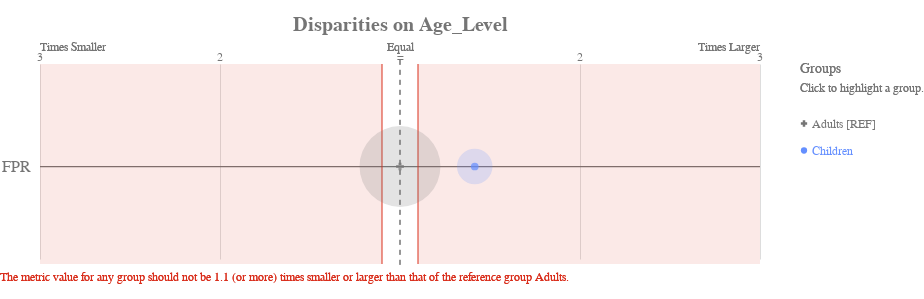

Notebook source saved alongside this figure:
### Code cell
df_fair['score'] = kn.predict(X_test)

# get_crosstabs returns a dataframe of the group counts and group value bias metrics.
xtab, _ = g.get_crosstabs(df_fair, attr_cols=attributes_to_audit)
bdf = b.get_disparity_predefined_groups(xtab, original_df=df_fair, ref_groups_dict=attributes_and_reference_groups)

ap.disparity(bdf, metrics, 'Age_Level', fairness_threshold = disparity_tolerance)

### Figure 1 — Vega-Lite specification as saved in the notebook (floating-point values rounded to 4 significant figures)
{"config": {"view": {"continuousWidth": 400, "continuousHeight": 300, "strokeWidth": 0}, "axisLeft": {"labelColor": "rgb(117,117,117)", "labelFont": "Arial", "labelFontSize": 16}, "title": {"align": "center", "baseline": "middle", "color": "rgb(117,117,117)", "font": "Arial", "fontSize": 20, "fontWeight": "bold"}}, "layer": [{"data": {"name": "data-38121450c6697f570e9bf3f18efe866c"}, "mark": {"type": "rule", "stroke": "rgb(117,117,117)", "strokeWidth": 1.25, "tooltip": ""}, "encoding": {"x": {"type": "quantitative", "field": "x", "scale": {"domain": [-2, 2], "range": [40.0, 760.0]}}, "x2": {"field": "x2"}, "y": {"type": "nominal", "axis": {"domain": false, "labelAngle": 0, "labelPadding": -30, "orient": "left", "ticks": false, "title": ""}, "field": "metric", "scale": {"domain": ["FPR"], "range": [30, 225.0]}}}}, {"data": {"name": "data-79dd248bdaa0ea02c535240e8ad022c8"}, "mark": {"type": "rule", "stroke": "rgb(117,117,117)", "strokeDash": [5, 5], "strokeWidth": 1}, "encoding": {"tooltip": {"value": "Adults [REF]"}, "x": {"value": 400.0}, "y": {"value": 20.83}, "y2": {"value": 229.2}}}, {"data": {"name": "data-c233327f4cd9b4c2df31bf8015c83e4a"}, "mark": {"type": "text", "align": "center", "color": "rgb(117,117,117)", "font": "Arial", "fontSize": 12, "fontWeight": "normal", "tooltip": ""}, "encoding": {"text": {"type": "nominal", "field": "label"}, "x": {"type": "quantitative", "field": "value", "scale": {"domain": [-2, 2], "range": [40.0, 760.0]}}, "y": {"value": 17.5}}}, {"layer": [{"mark": {"type": "text", "align": "left", "fill": "rgb(117,117,117)", "font": "Arial", "fontSize": 12, "fontWeight": "normal", "tooltip": ""}, "encoding": {"text": {"value": "Times Smaller"}, "x": {"value": 40.0}, "y": {"value": 7.5}}}, {"mark": {"type": "text", "align": "right", "fill": "rgb(117,117,117)", "font": "Arial", "fontSize": 12, "fontWeight": "normal", "tooltip": ""}, "encoding": {"text": {"value": "Times Larger"}, "x": {"value": 760.0}, "y": {"value": 7.5}}}, {"mark": {"type": "text", "align": "center", "fill": "rgb(117,117,117)", "font": "Arial", "fontSize": 12, "fontWeight": "normal", "tooltip": ""}, "encoding": {"text": {"value": "Equal"}, "x": {"value": 400.0}, "y": {"value": 7.5}}}], "data": {"name": "data-79dd248bdaa0ea02c535240e8ad022c8"}}, {"layer": [{"mark": {"type": "rule", "opacity": 0.8, "stroke": "rgb(217, 46, 28)", "strokeWidth": 1.25, "tooltip": ""}, "encoding": {"x": {"type": "quantitative", "field": "min", "scale": {"domain": [-2, 2], "range": [40.0, 760.0]}}, "y": {"value": 25.0}, "y2": {"value": 225.0}}}, {"mark": {"type": "rule", "opacity": 0.8, "stroke": "rgb(217, 46, 28)", "strokeWidth": 1.25, "tooltip": ""}, "encoding": {"x": {"type": "quantitative", "field": "max", "scale": {"domain": [-2, 2], "range": [40.0, 760.0]}}, "y": {"value": 25.0}, "y2": {"value": 225.0}}}, {"layer": [{"mark": {"type": "rect", "fill": "rgb(217, 46, 28)", "opacity": 0.1, "tooltip": ""}, "encoding": {"x": {"type": "quantitative", "field": "min", "scale": {"domain": [-2, 2], "range": [40.0, 760.0]}}, "x2": {"field": "lower_end"}, "y": {"value": 25.0}, "y2": {"value": 225.0}}}, {"mark": {"type": "rect", "fill": "rgb(217, 46, 28)", "opacity": 0.1, "tooltip": ""}, "encoding": {"x": {"type": "quantitative", "field": "max", "scale": {"domain": [-2, 2], "range": [40.0, 760.0]}}, "x2": {"field": "upper_end"}, "y": {"value": 25.0}, "y2": {"value": 225.0}}}]}, {"data": {"name": "data-79dd248bdaa0ea02c535240e8ad022c8"}, "mark": {"type": "text", "align": "left", "baseline": "top", "fill": "rgb(217, 46, 28)", "font": "Arial", "fontSize": 12, "fontWeight": "normal", "tooltip": ""}, "encoding": {"text": {"value": "The metric value for any group should not be 1.1 (or more) times smaller or larger than that of the reference group Adults."}, "x": {"value": 0}, "y": {"value": 233.3}}}], "data": {"name": "data-c5998ade5caa41beab95346bdb5ba577"}}, {"layer": [{"mark": "circle"}, {"data": {"name": "data-474072ac1340a049d4d35bf2bdbca3ce"}, "mark": {"type": "circle", "opacity": 0.2}, "encoding": {"color": {"condition": {"type": "nominal", "field": "attribute_value", "legend": null, "scale": {"domain": ["Adults", "Children"], "range": ["rgb(117,117,117)", "rgb(100, 143, 255)", "rgb(254, 97, 0)", "rgb(220, 38, 127)", "rgb(255, 176, 0)", "rgb(120, 94, 240)"]}, "selection": "selector025"}, "value": "rgb(224,224,224)"}, "size": {"type": "quantitative", "field": "group_size", "legend": null, "scale": {"domain": [0, 224.4], "range": [0, 7854.0]}}, "tooltip": [{"type": "nominal", "field": "attribute_value", "title": "Group"}, {"type": "nominal", "field": "tooltip_group_size", "title": "Group Size"}, {"type": "nominal", "field": "tooltip_disparity_explanation_fpr", "title": "Disparity"}, {"type": "quantitative", "field": "fpr", "format": ".2f", "title": "FPR"}], "x": {"type": "quantitative", "axis": {"domain": false, "labels": false, "ticks": false, "title": null, "values": [1, 2, -2, -1]}, "field": "fpr_disparity_scaled", "scale": {"domain": [-2, 2], "range": [40.0, 760.0]}}, "y": {"type": "nominal", "axis": {"domain": false, "grid": false, "labels": false, "ticks": false, "title": " "}, "field": "metric_variable", "scale": {"domain": ["FPR"], "range": [30, 225.0]}}}, "selection": {"selector027": {"type": "multi", "empty": "all", "fields": ["attribute_value"]}}, "transform": [{"calculate": "'FPR'", "as": "metric_variable"}]}, {"layer": [{"mark": "point"}, {"data": {"name": "data-474072ac1340a049d4d35bf2bdbca3ce"}, "mark": {"type": "point", "filled": true, "size": 60}, "encoding": {"color": {"condition": {"type": "nominal", "field": "attribute_value", "legend": null, "scale": {"domain": ["Adults", "Children"], "range": ["rgb(117,117,117)", "rgb(100, 143, 255)", "rgb(254, 97, 0)", "rgb(220, 38, 127)", "rgb(255, 176, 0)", "rgb(120, 94, 240)"]}, "selection": "selector025"}, "value": "rgb(224,224,224)"}, "shape": {"type": "nominal", "field": "attribute_value", "legend": null, "scale": {"domain": ["Adults", "Children"], "range": ["cross", "circle"]}}, "tooltip": [{"type": "nominal", "field": "attribute_value", "title": "Group"}, {"type": "nominal", "field": "tooltip_group_size", "title": "Group Size"}, {"type": "nominal", "field": "tooltip_disparity_explanation_fpr", "title": "Disparity"}, {"type": "quantitative", "field": "fpr", "format": ".2f", "title": "FPR"}], "x": {"type": "quantitative", "axis": {"domain": false, "labels": false, "ticks": false, "title": null, "values": [1, 2, -2, -1]}, "field": "fpr_disparity_scaled", "scale": {"domain": [-2, 2], "range": [40.0, 760.0]}}, "y": {"type": "nominal", "axis": {"domain": false, "grid": false, "labels": false, "ticks": false, "title": " "}, "field": "metric_variable", "scale": {"domain": ["FPR"], "range": [30, 225.0]}}}, "selection": {"selector026": {"type": "multi", "empty": "all", "fields": ["attribute_value"]}}, "transform": [{"calculate": "'FPR'", "as": "metric_variable"}]}]}]}, {"layer": [{"mark": {"type": "point", "filled": true, "opacity": 1, "size": 39.48}, "encoding": {"color": {"condition": {"type": "nominal", "field": "attribute_value", "legend": null, "scale": {"domain": ["Adults", "Children"], "range": ["rgb(117,117,117)", "rgb(100, 143, 255)", "rgb(254, 97, 0)", "rgb(220, 38, 127)", "rgb(255, 176, 0)", "rgb(120, 94, 240)"]}, "selection": "selector025"}, "value": "rgb(224,224,224)"}, "shape": {"type": "nominal", "field": "attribute_value", "legend": null, "scale": {"domain": ["Adults", "Children"], "range": ["cross", "circle"]}}, "x": {"value": 804}, "y": {"type": "nominal", "axis": {"domain": false, "grid": false, "labels": false, "ticks": false, "title": " "}, "field": "attribute_value", "scale": {"domain": ["Adults", "Children"], "range": [71, 125]}}}, "selection": {"selector025": {"type": "multi", "empty": "all", "fields": ["attribute_value"]}}}, {"mark": {"type": "text", "align": "left", "baseline": "middle", "font": "Arial", "fontSize": 12, "fontWeight": "normal"}, "encoding": {"color": {"condition": {"type": "nominal", "field": "attribute_value", "legend": null, "scale": {"domain": ["Adults", "Children"], "range": ["rgb(117,117,117)", "rgb(100, 143, 255)", "rgb(254, 97, 0)", "rgb(220, 38, 127)", "rgb(255, 176, 0)", "rgb(120, 94, 240)"]}, "selection": "selector025"}, "value": "rgb(224,224,224)"}, "text": {"type": "nominal", "field": "label"}, "x": {"value": 812}, "y": {"type": "nominal", "axis": {"domain": false, "grid": false, "labels": false, "ticks": false, "title": " "}, "field": "attribute_value", "scale": {"domain": ["Adults", "Children"], "range": [71, 125]}}}, "selection": {"selector028": {"type": "multi", "empty": "all", "fields": ["attribute_value"]}}}, {"data": {"name": "data-79dd248bdaa0ea02c535240e8ad022c8"}, "mark": {"type": "text", "align": "left", "baseline": "middle", "color": "rgb(117,117,117)", "font": "Arial", "fontSize": 12, "fontWeight": "normal"}, "encoding": {"text": {"value": "Click to highlight a group."}, "x": {"value": 800}, "y": {"value": 49}}}, {"data": {"name": "data-79dd248bdaa0ea02c535240e8ad022c8"}, "mark": {"type": "text", "align": "left", "baseline": "middle", "color": "rgb(117,117,117)", "font": "Arial", "fontSize": 14, "fontWeight": "normal"}, "encoding": {"text": {"value": "Groups"}, "x": {"value": 800}, "y": {"value": 30}}}], "data": {"name": "data-5633874912c6de05621e650b4de11111"}}], "height": 250, "padding": {"top": 15, "bottom": 10}, "resolve": {"scale": {"size": "independent", "y": "independent"}}, "title": "Disparities on Age_Level", "width": 800, "$schema": "https://vega.github.io/schema/vega-lite/v4.8.1.json", "datasets": {"data-38121450c6697f570e9bf3f18efe866c": [{"metric": "FPR", "x": -2, "x2": 2}], "data-79dd248bdaa0ea02c535240e8ad022c8": [{"a": 1, "b": 0}, {"a": 1, "b": 0}], "data-c233327f4cd9b4c2df31bf8015c83e4a": [{"value": 1, "label": 2}, {"value": 2, "label": 3}, {"value": -2, "label": 3}, {"value": -1, "label": 2}, {"value": 0, "label": "="}], "data-c5998ade5caa41beab95346bdb5ba577": [{"min": -0.1, "max": 0.1, "lower_end": -2, "upper_end": 2}], "data-474072ac1340a049d4d35bf2bdbca3ce": [{"attribute_name": "Age_Level", "attribute_value": "Adults", "group_size": 187, "total_entities": 223, "fpr": 0.157, "fpr_disparity": 1.0, "fpr_disparity_scaled": 0.0, "tooltip_group_size": "187 (83.86%)", "tooltip_disparity_explanation_fpr": "Reference group"}, {"attribute_name": "Age_Level", "attribute_value": "Children", "group_size": 36, "total_entities": 223, "fpr": 0.2222, "fpr_disparity": 1.415, "fpr_disparity_scaled": 0.4152, "tooltip_group_size": "36 (16.14%)", "tooltip_disparity_explanation_fpr": "1.42 times larger FPR than the reference group"}], "data-5633874912c6de05621e650b4de11111": [{"attribute_value": "Adults", "label": "Adults [REF]"}, {"attribute_value": "Children", "label": "Children"}]}}
